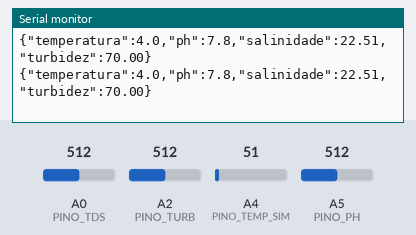
The sketch below on a simulated Arduino Uno, built with avr-gcc and run on an emulated ATmega328P. Shown: the last lines printed to the serial monitor. The inputs (shaded band) are chosen by the test bench; at power-on: A4 (PINO_TEMP_SIM) = 51, A0 (PINO_TDS) = 512, A2 (PINO_TURB) = 512, A5 (PINO_PH) = 512.

Above: at 5.8 s.
5.9 s: A4 (PINO_TEMP_SIM) set to 61
At 10.5 s:
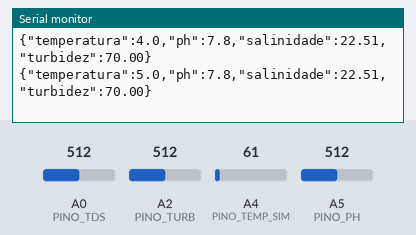
11.9 s: A0 (PINO_TDS) set to 716
At 15.5 s:
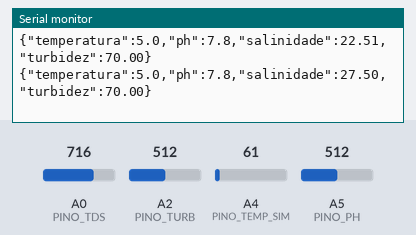
17.9 s: A2 (PINO_TURB) set to 716
At 20.5 s:
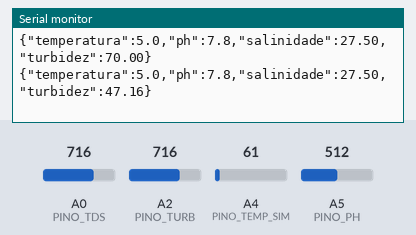
23.9 s: A5 (PINO_PH) set to 716
At 25.5 s:
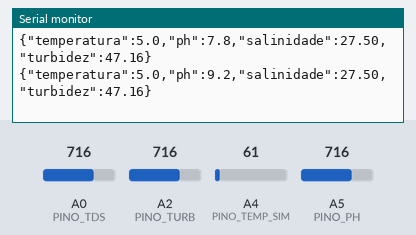
29.9 s: A4 (PINO_TEMP_SIM) set to 71
At 30.4 s:
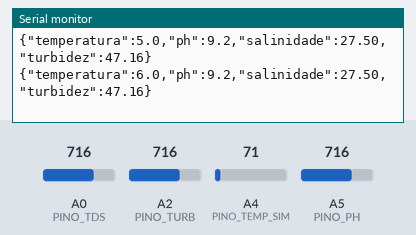
35.9 s: A0 (PINO_TDS) set to 992
At 40.5 s:
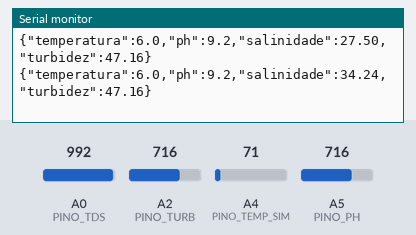
Timing chart, 0 to 42.0 s (numbered marks = the images above; inputs shaded):
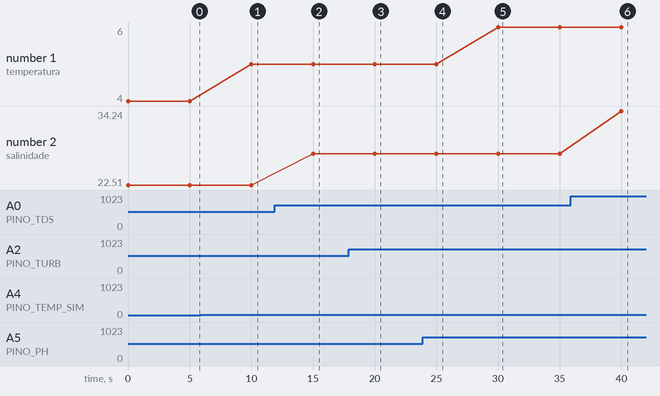

Measured:
- after the input at 5.9 s, the serial monitor: prints a new line after 4.1 s (image 1)
- after the input at 11.9 s, the serial monitor: prints a new line after 3.1 s (image 2)
- after the input at 17.9 s, the serial monitor: prints a new line after 2.1 s (image 3)
- after the input at 23.9 s, the serial monitor: prints a new line after 1.1 s (image 4)
- after the input at 29.9 s, the serial monitor: prints a new line after 0.10 s (image 5)
- after the input at 35.9 s, the serial monitor: prints a new line after 4.1 s (image 6)
- plotted number 1: 4 → 5 after the input at 5.9 s, 5 → 6 after the input at 29.9 s
- plotted number 2: 22.51 → 27.5 after the input at 11.9 s, 27.5 → 34.24 after the input at 35.9 s

The sketch:

arduino_sender.ino
```cpp
// ============================================================
//  EdenSense — Arduino UNO → envia leituras em JSON pela serial
//  para o ESP32 (Serial2), em 9600 baud.
//
//  TEMPORÁRIO PARA TESTES DE BANCADA: envio a cada 5s.
//  Produção: trocar INTERVALO_MS para 1800000UL (30 min).
//
//  Sensores:
//    Temperatura simulada : A4
//    pH (offset +0.26)    : A5
//    Salinidade / TDS     : A0
//    Turbidez              : A2
// ============================================================

#define PINO_TEMP_SIM A4
#define PINO_TDS      A0
#define PINO_TURB     A2
#define PINO_PH       A5

const unsigned long INTERVALO_MS = 5000UL;  // bancada: 5s — produção: 1800000UL (30min)
unsigned long ultimoEnvio = 0;

void setup() {
  Serial.begin(9600);
  // Força o primeiro envio a acontecer logo no boot, em vez de esperar
  // 30 min "às cegas" toda vez que o Arduino liga/reseta. Os envios
  // seguintes respeitam o intervalo normal de 30 min.
  ultimoEnvio = millis() - INTERVALO_MS;
}

void loop() {
  unsigned long agora = millis();
  if (agora - ultimoEnvio < INTERVALO_MS) return;
  ultimoEnvio = agora;

  // Temperatura simulada 0–100 °C
  int valorTemp = analogRead(PINO_TEMP_SIM);
  float temp = map(valorTemp, 0, 1023, 0, 100);

  // pH — com offset +0.26, mas mesmo assim o sensor sem calibração real
  // (soluções-tampão pH4/pH7) ficava preso perto do teto (~12). Até
  // calibrar com as soluções de verdade, mapeamos a tensão inteira
  // (0–5V) para uma janela realista de viveiro (4–11), que ainda deixa
  // sobra pra cima/baixo pra acusar um alerta real de pH fora da faixa.
  int valorPH = analogRead(PINO_PH);
  float tensaoPH = valorPH * (5.0 / 1023.0);
  float ph = 4.0 + (tensaoPH / 5.0) * (11.0 - 4.0);
  ph = ph + 0.26;  // offset de calibração
  if (ph < 0)  ph = 0;
  if (ph > 14) ph = 14;

  // Salinidade / TDS — sem calibração real em água de salinidade
  // conhecida, a fórmula do DFRobot (ppm) não bate com a faixa de
  // viveiro (10–35 ppt). Mapeamos a tensão inteira (0–5V) direto para
  // essa faixa até termos pontos de calibração de verdade.
  int valorTDS = analogRead(PINO_TDS);
  float tensaoTDS = valorTDS * (5.0 / 1023.0);
  float salinidadePPT = 10.0 + (tensaoTDS / 5.0) * (35.0 - 10.0);
  if (salinidadePPT < 10.0) salinidadePPT = 10.0;
  if (salinidadePPT > 35.0) salinidadePPT = 35.0;

  // Turbidez — a curva do sensor (polinômio de fábrica) ainda é usada
  // para dar o formato da resposta, mas reescalada de 0–3000 NTU
  // (faixa genérica de sensor) para 0–70 NTU (faixa realista de
  // viveiro de camarão).
  int valorTurb = analogRead(PINO_TURB);
  float tensaoTurb = valorTurb * (5.0 / 1023.0);
  float ntuBruto = -1120.4 * tensaoTurb * tensaoTurb
                 + 5742.3 * tensaoTurb - 4352.9;
  if (ntuBruto < 0) ntuBruto = 0;
  if (ntuBruto > 3000) ntuBruto = 3000;
  float ntu = (ntuBruto / 3000.0) * 70.0;

  enviarJSON(temp, ph, salinidadePPT, ntu);
}

// Monta e envia o JSON pela serial (sem usar String/ArduinoJson,
// para economizar RAM no Uno)
void enviarJSON(float temp, float ph, float sal, float turb) {
  char sTemp[10], sPH[10], sSal[12], sTurb[12];
  char buffer[100];

  dtostrf(temp, 0, 1, sTemp);
  dtostrf(ph,   0, 1, sPH);
  dtostrf(sal,  0, 2, sSal);
  dtostrf(turb, 0, 2, sTurb);

  snprintf(buffer, sizeof(buffer),
    "{\"temperatura\":%s,\"ph\":%s,\"salinidade\":%s,\"turbidez\":%s}",
    sTemp, sPH, sSal, sTurb);

  Serial.println(buffer);
}
```
